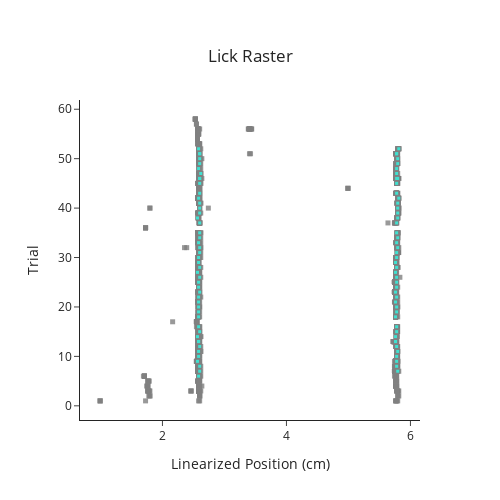

The code cell stored with this chart in its notebook:
### Code cell
fig = pf.plot_lick_raster(behav, title='Lick Raster', x_title='Linearized Position (cm)', y_title='Trial')
fig.show()
